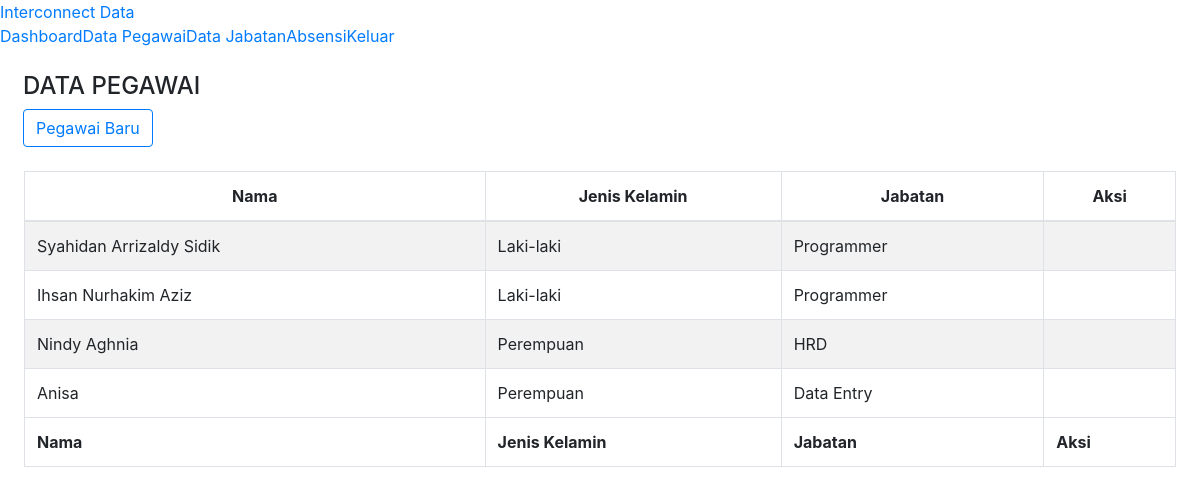
Page /index.php/admin/employees on the committed database.
### tables this page shows
CREATE TABLE `employee` (
  `e_id` int(11) NOT NULL,
  `uid` varchar(35) NOT NULL,
  `name` varchar(30) NOT NULL,
  `address` text NOT NULL,
  `gender` varchar(10) NOT NULL,
  `position_id` int(11) NOT NULL
);

CREATE TABLE `position` (
  `id` int(11) NOT NULL,
  `position_name` varchar(20) NOT NULL,
  `created_at` datetime NOT NULL,
  `updated_at` datetime NOT NULL
);

### application/controllers/Admin.php (called while the page is built, shortened)
<?php
class Admin extends CI_Controller
{
	function __construct()
	{
		$this->load->database();
		$this->load->model('M_admin');
		$this->load->helper('url');
		$this->load->helper('tgl_indo');
	}
	public function employees()
	{
		$data['employees'] = $this->M_admin->employees();
		$data['positions'] = $this->M_admin->positionMaster();
		$data['unregUID'] = $this->M_admin->unregisteredUID();
		$this->load->view('admin/headers/header');
		$this->load->view('admin/navbars/navbar');
		$this->load->view('admin/employees_view', $data);
		$this->load->view('admin/footers/footer');
		$this->load->view('admin/modals/addEmployee', $data);
		$this->load->view('admin/modals/modalDelete', $data);
		$this->load->view('admin/modals/employeeEdit', $data);
		$this->load->view('admin/scripts/datatable');
		$this->load->view('admin/scripts/cardScanner');
	}
}

### index.php (called while the page is built, shortened)
<?php
require_once BASEPATH.'core/CodeIgniter.php';

### application/models/M_admin.php (called while the page is built, shortened)
<?php
class M_admin extends CI_Model
{
	function employees()
	{
		$this->db->select('*');
		$this->db->from('employee');
		$this->db->join('position', 'employee.position_id=position.id');
		$query = $this->db->get();
		return $query->result();
	}
	function positionMaster()
	{
		$this->db->select('*');
		$this->db->from('position');
		$query = $this->db->get();
		return $query->result();
	}
	function unregisteredUID()
	{
		$this->db->select('*');
		$this->db->from('unregistered_uid');
		$this->db->order_by("uid", "desc");
		$this->db->limit('1');
		$query = $this->db->get();
		return $query->result();
	}
}

### application/views/admin/employees_view.php (the view, shortened to what this page needs)
<div class="m-2 container">
  <h4>DATA PEGAWAI</h4>
  <button type="button" class="btn btn-outline-primary" data-toggle="modal" data-target="#addEmployee">
    Pegawai Baru
  </button>
</div>
<div class="m-4">
  <table style="background: #fff;" id="example" class="table table-striped table-bordered mt-4">
    <thead>
      <tr style="text-align: center">
        <th>Nama</th>
        <th>Jenis Kelamin</th>
        <th>Jabatan</th>
        <th>Aksi</th>
      </tr>
    </thead>
    <tbody>
      <?php foreach ($employees as $emp) { ?>
        <tr>
          <td><?php echo $emp->name ?></td>
          <td><?php
              if ($emp->gender == "m") {
                echo "Laki-laki";
              } else {
                echo "Perempuan";
              }
              ?></td>
          <td><?php echo $emp->position_name ?></td>
          <td style="text-align: center;">
          </td>
        </tr>
      <?php } ?>
    </tbody>
    <tfoot>
      <tr>
        <th>Nama</th>
        <th>Jenis Kelamin</th>
        <th>Jabatan</th>
        <th>Aksi</th>
      </tr>
    </tfoot>
  </table>
</div>

### application/views/admin/headers/header.php (shortened to what this page needs)
<!DOCTYPE html>
<html lang="en">
<head>
  <link rel="stylesheet" href="<?php echo base_url('assets/fontawesome/css/all.css') ?>">
  <link href="<?php echo base_url('assets/css/bootstrap.min.css') ?>" rel="stylesheet" />
  <link href="<?php echo base_url('assets/css/now-ui-dashboard.css?v=1.5.0') ?>" rel="stylesheet" />
  <link href="<?php echo base_url('assets/demo/demo.css') ?>" rel="stylesheet" />
  <link rel="stylesheet" href="<?php echo base_url('assets/panel.css') ?>">
  <link rel="stylesheet" type="text/css" href="<?php echo base_url('assets/jquery.dataTables.min.css') ?>">
  <link rel="stylesheet" type="text/css" href="<?php echo base_url('assets/buttons.dataTables.min.css') ?>">
</head>

### application/views/admin/navbars/navbar.php (shortened to what this page needs)
<body class="" onload="startTime()">
  <div class="wrapper ">
    <div class="sidebar" data-color="blue">
      <div class="logo">
        <a href="<?php echo base_url('Admin/dashboard') ?>" class="simple-text logo-normal">
          Interconnect Data
        </a>
      </div>
      <div class="sidebar-wrapper" id="sidebar-wrapper">
        <ul class="nav">
          <li class="<?php if ($this->uri->uri_string() == '') {
                        echo 'active';
                      } ?>">
            <a href="<?= base_url('Admin/dashboard') ?>">
              <p>Dashboard</p>
            </a>
          </li>
          <li class="<?php if ($this->uri->uri_string() == 'admin/employees') {
                        echo 'active';
                      } ?>">
            <a href="<?= base_url('admin/employees') ?>">
              <p>Data Pegawai</p>
            </a>
          </li>
          <li class="<?php if ($this->uri->uri_string() == 'admin/positions') {
                        echo 'active';
                      } ?>">
            <a href="<?php echo base_url('admin/positions') ?>">
              <p>Data Jabatan</p>
            </a>
          </li>
          <li class="<?php if ($this->uri->uri_string() == 'admin/attendances') {
                        echo 'active';
                      } ?>">
            <a href="<?php echo base_url('admin/attendances') ?>">
              <p>Absensi</p>
            </a>
          </li>
          <li>
            <a href="<?php echo base_url('Login/logout') ?>">
              <p>Keluar</p>
            </a>
          </li>
        </ul>
      </div>
    </div>
    <div class="main-panel" id="main-panel">

### application/views/admin/footers/footer.php (shortened to what this page needs)
</div>
</div>
</body>
</html>

### rows in the picture
employee: name "Syahidan Arrizaldy Sidik", gender "Laki-laki", position.position_name "Programmer"
employee: name "Ihsan Nurhakim Aziz", gender "Laki-laki", position.position_name "Programmer"
employee: name "Nindy Aghnia", gender "Perempuan", position.position_name "HRD"
employee: name "Anisa", gender "Perempuan", position.position_name "Data Entry"
